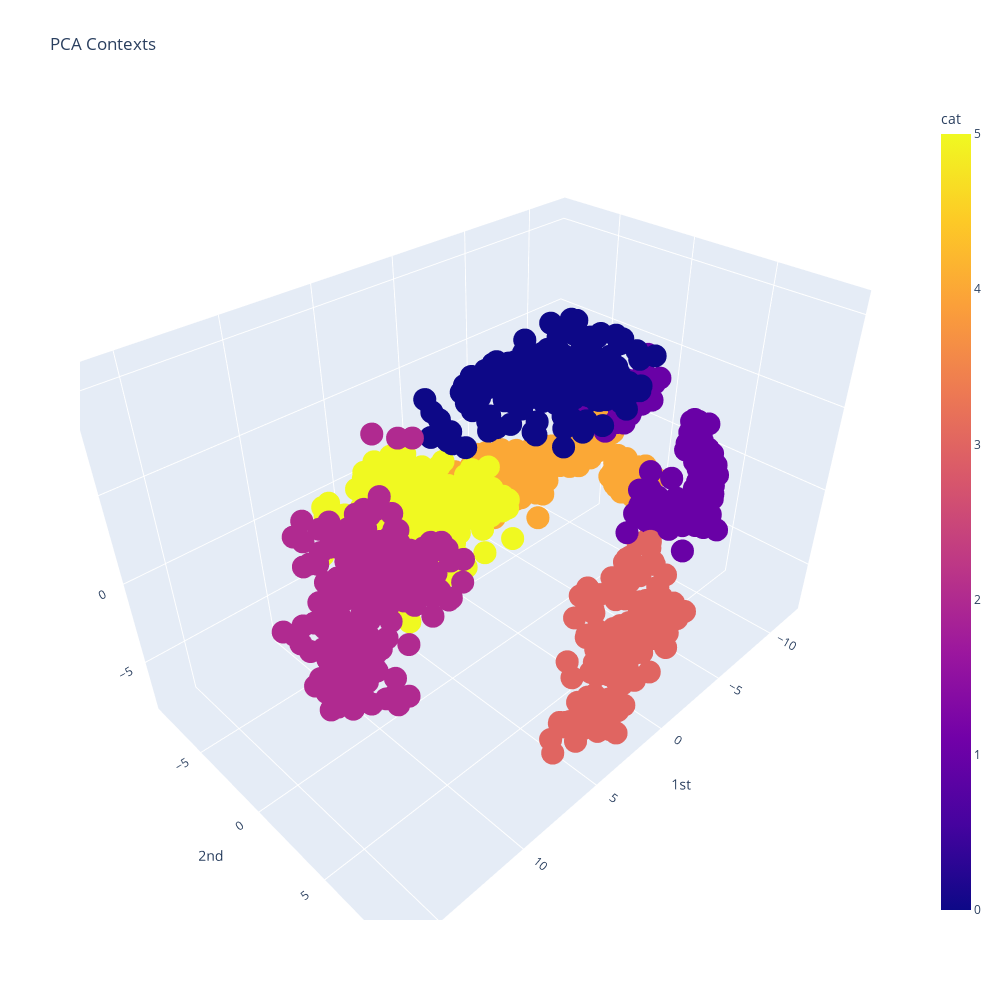

The code cell stored with this chart in its notebook:
### Code cell
df = pd.DataFrame({
'cat':contexts_kmeans.labels_, 'labels':labels, '1st':context_PCA[:,0], '2nd':context_PCA[:,1], '3rd':context_PCA[:,2]
})
fig_contexts = px.scatter_3d(df, x='1st', y='2nd', z='3rd',
                    color='cat',
                    hover_name= "labels",
                    title="PCA Contexts",
                    width=1000, height=1000,)
fig_contexts.show()

### Figure 1 — Plotly figure (JSON) as saved in the notebook; plotly's stock layout.template omitted (floating-point values rounded to 4 significant figures; data arrays with more than 128 entries replaced by an {"elided": "..."} marker saying what was removed)
{"data": [{"hovertemplate": "<b>%{hovertext}</b><br><br>1st=%{x}<br>2nd=%{y}<br>3rd=%{z}<br>cat=%{marker.color}<extra></extra>", "hovertext": {"elided": "1296 str values"}, "legendgroup": "", "marker": {"color": {"elided": "1296 int values"}, "coloraxis": "coloraxis", "symbol": "circle"}, "mode": "markers", "name": "", "scene": "scene", "showlegend": false, "type": "scatter3d", "x": {"elided": "1296 float values"}, "y": {"elided": "1296 float values"}, "z": {"elided": "1296 float values"}}], "layout": {"coloraxis": {"colorbar": {"title": {"text": "cat"}}, "colorscale": [[0, "#0d0887"], [0.1111, "#46039f"], [0.2222, "#7201a8"], [0.3333, "#9c179e"], [0.4444, "#bd3786"], [0.5556, "#d8576b"], [0.6667, "#ed7953"], [0.7778, "#fb9f3a"], [0.8889, "#fdca26"], [1, "#f0f921"]]}, "height": 1000, "legend": {"tracegroupgap": 0}, "scene": {"domain": {"x": [0, 1], "y": [0, 1]}, "xaxis": {"title": {"text": "1st"}}, "yaxis": {"title": {"text": "2nd"}}, "zaxis": {"title": {"text": "3rd"}}}, "title": {"text": "PCA Contexts"}, "width": 1000}}
